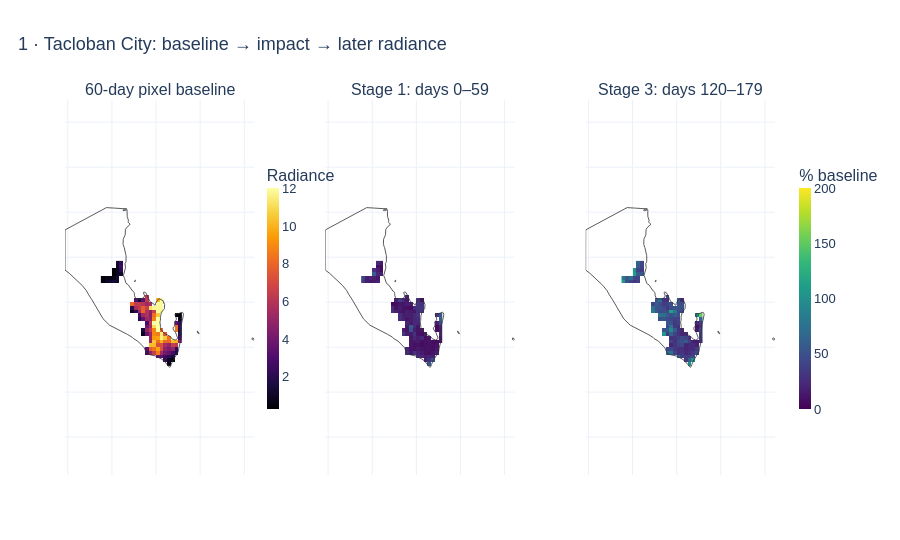

Notebook code for this chart:
### Markdown cell above
**One municipality, three actual maps.** The first is its pixel baseline `B`.
The other two show each pixel's median `100 × C/B` during Stage 1 and Stage 3,
displayed only with ≥3 observed composites in that phase. This extra display gate
does not change the municipality time series. Pixel ratios explain spatial variation;
their median is not the municipality ratio of sums. Blank pixels mean unsupported,
not zero light. The two recovery maps share one scale; values above 200% saturate
visually but remain in the data and hover values.

### Code cell
def add_outline(fig, name, row=1, col=1):
    geom = selected_raster_crs.loc[selected_raster_crs.unit_name == name].geometry.iloc[0]
    polygons = [geom] if geom.geom_type == "Polygon" else list(geom.geoms)
    for polygon in polygons:
        for ring in [polygon.exterior, *polygon.interiors]:
            x, y = ring.xy
            fig.add_trace(go.Scatter(x=list(x), y=list(y), mode="lines",
                line=dict(color="#303030", width=0.8), showlegend=False,
                hoverinfo="skip"), row=row, col=col)
    # Preserve map proportions in the source raster CRS.
    axis = col  # Raster map examples in this POC occupy a single row.
    xref = "x" if axis == 1 else f"x{axis}"
    ratio = (1 / np.cos(np.deg2rad(geom.centroid.y))
             if selected_raster_crs.crs.is_geographic else 1)
    fig.update_yaxes(scaleanchor=xref, scaleratio=ratio, row=row, col=col)
    fig.update_xaxes(showticklabels=False, row=row, col=col)
    fig.update_yaxes(showticklabels=False, row=row, col=col)

example = cache[POC_UNIT]
C, B = example["C"], example["B"]
R = 100 * C / B
phase_maps = []
for lo, hi in [(0, 14), (30, 44)]:
    phase = R.reindex(block=np.arange(lo, hi+1))
    phase_maps.append(phase.median("block", skipna=True).where(phase.count("block") >= 3))
fig = make_subplots(rows=1, cols=3, horizontal_spacing=0.10,
    subplot_titles=("60-day pixel baseline", "Stage 1: days 0–59", "Stage 3: days 120–179"))
for col, m in enumerate([B, *phase_maps], 1):
    fig.add_trace(go.Heatmap(x=m.x.values, y=m.y.values, z=m.values,
        coloraxis="coloraxis" if col == 1 else "coloraxis2", hoverongaps=False,
        hovertemplate="x=%{x}<br>y=%{y}<br>Value=%{z:.2f}<extra></extra>"), row=1, col=col)
    add_outline(fig, POC_UNIT, col=col)
fig.update_layout(coloraxis=dict(colorscale="Inferno", cmin=0,
    colorbar=dict(title="Radiance", x=0.27, len=0.7, thickness=12)),
    coloraxis2=dict(colorscale="Viridis", cmin=0, cmax=200,
    colorbar=dict(title="% baseline", x=1.02, len=0.7, thickness=12)))
show(fig, "02_actual_pixel_maps", f"1 · {POC_UNIT}: baseline → impact → later radiance", 540)

### Figure 1 — Plotly figure (JSON) as saved in the notebook; plotly's stock layout.template omitted (floating-point values rounded to 4 significant figures; data arrays with more than 128 entries replaced by an {"elided": "..."} marker saying what was removed)
{"data": [{"coloraxis": "coloraxis", "hoverongaps": false, "hovertemplate": "x=%{x}<br>y=%{y}<br>Value=%{z:.2f}<extra></extra>", "type": "heatmap", "x": [124.9, 124.9, 124.9, 125.0, 125.0, 125.0, 125.0, 125.0, 125.0, 125.0, 125.0, 125.0, 125.0, 125.0, 125.0, 125.0, 125.0, 125.0, 125.0, 125.0, 125.0, 125.0], "xaxis": "x", "y": [11.29, 11.29, 11.29, 11.28, 11.28, 11.27, 11.27, 11.26, 11.26, 11.26, 11.25, 11.25, 11.24, 11.24, 11.24, 11.23, 11.23, 11.22, 11.22, 11.21, 11.21, 11.21, 11.2, 11.2, 11.19, 11.19, 11.19, 11.18], "yaxis": "y", "z": {"elided": "28x22 float values"}}, {"hoverinfo": "skip", "line": {"color": "#303030", "width": 0.8}, "mode": "lines", "showlegend": false, "type": "scatter", "x": [125.1, 125.1, 125.1, 125.1, 125.1, 125.1, 125.1, 125.1, 125.1, 125.1, 125.1, 125.1, 125.1, 125.1, 125.1, 125.1, 125.1], "xaxis": "x", "y": [11.21, 11.21, 11.21, 11.21, 11.21, 11.21, 11.21, 11.21, 11.21, 11.21, 11.21, 11.21, 11.21, 11.21, 11.21, 11.21, 11.21], "yaxis": "y"}, {"hoverinfo": "skip", "line": {"color": "#303030", "width": 0.8}, "mode": "lines", "showlegend": false, "type": "scatter", "x": [125.0, 125.0, 125.0, 125.0, 125.0, 125.0, 125.0, 125.0, 125.0, 125.0, 125.0, 125.0, 125.0, 125.0, 125.0, 125.0, 125.0, 125.0, 125.0, 125.0], "xaxis": "x", "y": [11.21, 11.21, 11.22, 11.22, 11.22, 11.22, 11.22, 11.22, 11.22, 11.22, 11.22, 11.22, 11.22, 11.22, 11.22, 11.22, 11.22, 11.22, 11.21, 11.21], "yaxis": "y"}, {"hoverinfo": "skip", "line": {"color": "#303030", "width": 0.8}, "mode": "lines", "showlegend": false, "type": "scatter", "x": [125.0, 125.0, 125.0, 125.0, 125.0, 125.0, 125.0, 125.0, 125.0, 125.0, 125.0, 125.0, 125.0], "xaxis": "x", "y": [11.27, 11.27, 11.27, 11.27, 11.27, 11.27, 11.27, 11.27, 11.27, 11.27, 11.27, 11.27, 11.27], "yaxis": "y"}, {"hoverinfo": "skip", "line": {"color": "#303030", "width": 0.8}, "mode": "lines", "showlegend": false, "type": "scatter", "x": {"elided": "745 float values"}, "xaxis": "x", "y": {"elided": "745 float values"}, "yaxis": "y"}, {"coloraxis": "coloraxis2", "hoverongaps": false, "hovertemplate": "x=%{x}<br>y=%{y}<br>Value=%{z:.2f}<extra></extra>", "type": "heatmap", "x": [124.9, 124.9, 124.9, 125.0, 125.0, 125.0, 125.0, 125.0, 125.0, 125.0, 125.0, 125.0, 125.0, 125.0, 125.0, 125.0, 125.0, 125.0, 125.0, 125.0, 125.0, 125.0], "xaxis": "x2", "y": [11.29, 11.29, 11.29, 11.28, 11.28, 11.27, 11.27, 11.26, 11.26, 11.26, 11.25, 11.25, 11.24, 11.24, 11.24, 11.23, 11.23, 11.22, 11.22, 11.21, 11.21, 11.21, 11.2, 11.2, 11.19, 11.19, 11.19, 11.18], "yaxis": "y2", "z": {"elided": "28x22 float values"}}, {"hoverinfo": "skip", "line": {"color": "#303030", "width": 0.8}, "mode": "lines", "showlegend": false, "type": "scatter", "x": [125.1, 125.1, 125.1, 125.1, 125.1, 125.1, 125.1, 125.1, 125.1, 125.1, 125.1, 125.1, 125.1, 125.1, 125.1, 125.1, 125.1], "xaxis": "x2", "y": [11.21, 11.21, 11.21, 11.21, 11.21, 11.21, 11.21, 11.21, 11.21, 11.21, 11.21, 11.21, 11.21, 11.21, 11.21, 11.21, 11.21], "yaxis": "y2"}, {"hoverinfo": "skip", "line": {"color": "#303030", "width": 0.8}, "mode": "lines", "showlegend": false, "type": "scatter", "x": [125.0, 125.0, 125.0, 125.0, 125.0, 125.0, 125.0, 125.0, 125.0, 125.0, 125.0, 125.0, 125.0, 125.0, 125.0, 125.0, 125.0, 125.0, 125.0, 125.0], "xaxis": "x2", "y": [11.21, 11.21, 11.22, 11.22, 11.22, 11.22, 11.22, 11.22, 11.22, 11.22, 11.22, 11.22, 11.22, 11.22, 11.22, 11.22, 11.22, 11.22, 11.21, 11.21], "yaxis": "y2"}, {"hoverinfo": "skip", "line": {"color": "#303030", "width": 0.8}, "mode": "lines", "showlegend": false, "type": "scatter", "x": [125.0, 125.0, 125.0, 125.0, 125.0, 125.0, 125.0, 125.0, 125.0, 125.0, 125.0, 125.0, 125.0], "xaxis": "x2", "y": [11.27, 11.27, 11.27, 11.27, 11.27, 11.27, 11.27, 11.27, 11.27, 11.27, 11.27, 11.27, 11.27], "yaxis": "y2"}, {"hoverinfo": "skip", "line": {"color": "#303030", "width": 0.8}, "mode": "lines", "showlegend": false, "type": "scatter", "x": {"elided": "745 float values"}, "xaxis": "x2", "y": {"elided": "745 float values"}, "yaxis": "y2"}, {"coloraxis": "coloraxis2", "hoverongaps": false, "hovertemplate": "x=%{x}<br>y=%{y}<br>Value=%{z:.2f}<extra></extra>", "type": "heatmap", "x": [124.9, 124.9, 124.9, 125.0, 125.0, 125.0, 125.0, 125.0, 125.0, 125.0, 125.0, 125.0, 125.0, 125.0, 125.0, 125.0, 125.0, 125.0, 125.0, 125.0, 125.0, 125.0], "xaxis": "x3", "y": [11.29, 11.29, 11.29, 11.28, 11.28, 11.27, 11.27, 11.26, 11.26, 11.26, 11.25, 11.25, 11.24, 11.24, 11.24, 11.23, 11.23, 11.22, 11.22, 11.21, 11.21, 11.21, 11.2, 11.2, 11.19, 11.19, 11.19, 11.18], "yaxis": "y3", "z": {"elided": "28x22 float values"}}, {"hoverinfo": "skip", "line": {"color": "#303030", "width": 0.8}, "mode": "lines", "showlegend": false, "type": "scatter", "x": [125.1, 125.1, 125.1, 125.1, 125.1, 125.1, 125.1, 125.1, 125.1, 125.1, 125.1, 125.1, 125.1, 125.1, 125.1, 125.1, 125.1], "xaxis": "x3", "y": [11.21, 11.21, 11.21, 11.21, 11.21, 11.21, 11.21, 11.21, 11.21, 11.21, 11.21, 11.21, 11.21, 11.21, 11.21, 11.21, 11.21], "yaxis": "y3"}, {"hoverinfo": "skip", "line": {"color": "#303030", "width": 0.8}, "mode": "lines", "showlegend": false, "type": "scatter", "x": [125.0, 125.0, 125.0, 125.0, 125.0, 125.0, 125.0, 125.0, 125.0, 125.0, 125.0, 125.0, 125.0, 125.0, 125.0, 125.0, 125.0, 125.0, 125.0, 125.0], "xaxis": "x3", "y": [11.21, 11.21, 11.22, 11.22, 11.22, 11.22, 11.22, 11.22, 11.22, 11.22, 11.22, 11.22, 11.22, 11.22, 11.22, 11.22, 11.22, 11.22, 11.21, 11.21], "yaxis": "y3"}, {"hoverinfo": "skip", "line": {"color": "#303030", "width": 0.8}, "mode": "lines", "showlegend": false, "type": "scatter", "x": [125.0, 125.0, 125.0, 125.0, 125.0, 125.0, 125.0, 125.0, 125.0, 125.0, 125.0, 125.0, 125.0], "xaxis": "x3", "y": [11.27, 11.27, 11.27, 11.27, 11.27, 11.27, 11.27, 11.27, 11.27, 11.27, 11.27, 11.27, 11.27], "yaxis": "y3"}, {"hoverinfo": "skip", "line": {"color": "#303030", "width": 0.8}, "mode": "lines", "showlegend": false, "type": "scatter", "x": {"elided": "745 float values"}, "xaxis": "x3", "y": {"elided": "745 float values"}, "yaxis": "y3"}], "layout": {"annotations": [{"font": {"size": 16}, "showarrow": false, "text": "60-day pixel baseline", "x": 0.1333, "xanchor": "center", "xref": "paper", "y": 1, "yanchor": "bottom", "yref": "paper"}, {"font": {"size": 16}, "showarrow": false, "text": "Stage 1: days 0–59", "x": 0.5, "xanchor": "center", "xref": "paper", "y": 1, "yanchor": "bottom", "yref": "paper"}, {"font": {"size": 16}, "showarrow": false, "text": "Stage 3: days 120–179", "x": 0.8667, "xanchor": "center", "xref": "paper", "y": 1, "yanchor": "bottom", "yref": "paper"}], "coloraxis": {"cmin": 0, "colorbar": {"len": 0.7, "thickness": 12, "title": {"text": "Radiance"}, "x": 0.27}, "colorscale": [[0, "#000004"], [0.1111, "#1b0c41"], [0.2222, "#4a0c6b"], [0.3333, "#781c6d"], [0.4444, "#a52c60"], [0.5556, "#cf4446"], [0.6667, "#ed6925"], [0.7778, "#fb9b06"], [0.8889, "#f7d13d"], [1, "#fcffa4"]]}, "coloraxis2": {"cmax": 200, "cmin": 0, "colorbar": {"len": 0.7, "thickness": 12, "title": {"text": "% baseline"}, "x": 1.02}, "colorscale": [[0, "#440154"], [0.1111, "#482878"], [0.2222, "#3e4989"], [0.3333, "#31688e"], [0.4444, "#26828e"], [0.5556, "#1f9e89"], [0.6667, "#35b779"], [0.7778, "#6ece58"], [0.8889, "#b5de2b"], [1, "#fde725"]]}, "font": {"color": "#243B5A", "family": "Arial", "size": 13}, "height": 540, "hovermode": "closest", "legend": {"orientation": "h", "x": 0, "y": 1.14}, "margin": {"b": 65, "l": 65, "r": 35, "t": 100}, "paper_bgcolor": "rgba(0,0,0,0)", "title": {"text": "1 · Tacloban City: baseline → impact → later radiance", "x": 0.02}, "xaxis": {"anchor": "y", "domain": [0, 0.2667], "showticklabels": false}, "xaxis2": {"anchor": "y2", "domain": [0.3667, 0.6333], "showticklabels": false}, "xaxis3": {"anchor": "y3", "domain": [0.7333, 1], "showticklabels": false}, "yaxis": {"anchor": "x", "domain": [0, 1], "scaleanchor": "x", "scaleratio": 1.02, "showticklabels": false}, "yaxis2": {"anchor": "x2", "domain": [0, 1], "scaleanchor": "x2", "scaleratio": 1.02, "showticklabels": false}, "yaxis3": {"anchor": "x3", "domain": [0, 1], "scaleanchor": "x3", "scaleratio": 1.02, "showticklabels": false}}}
